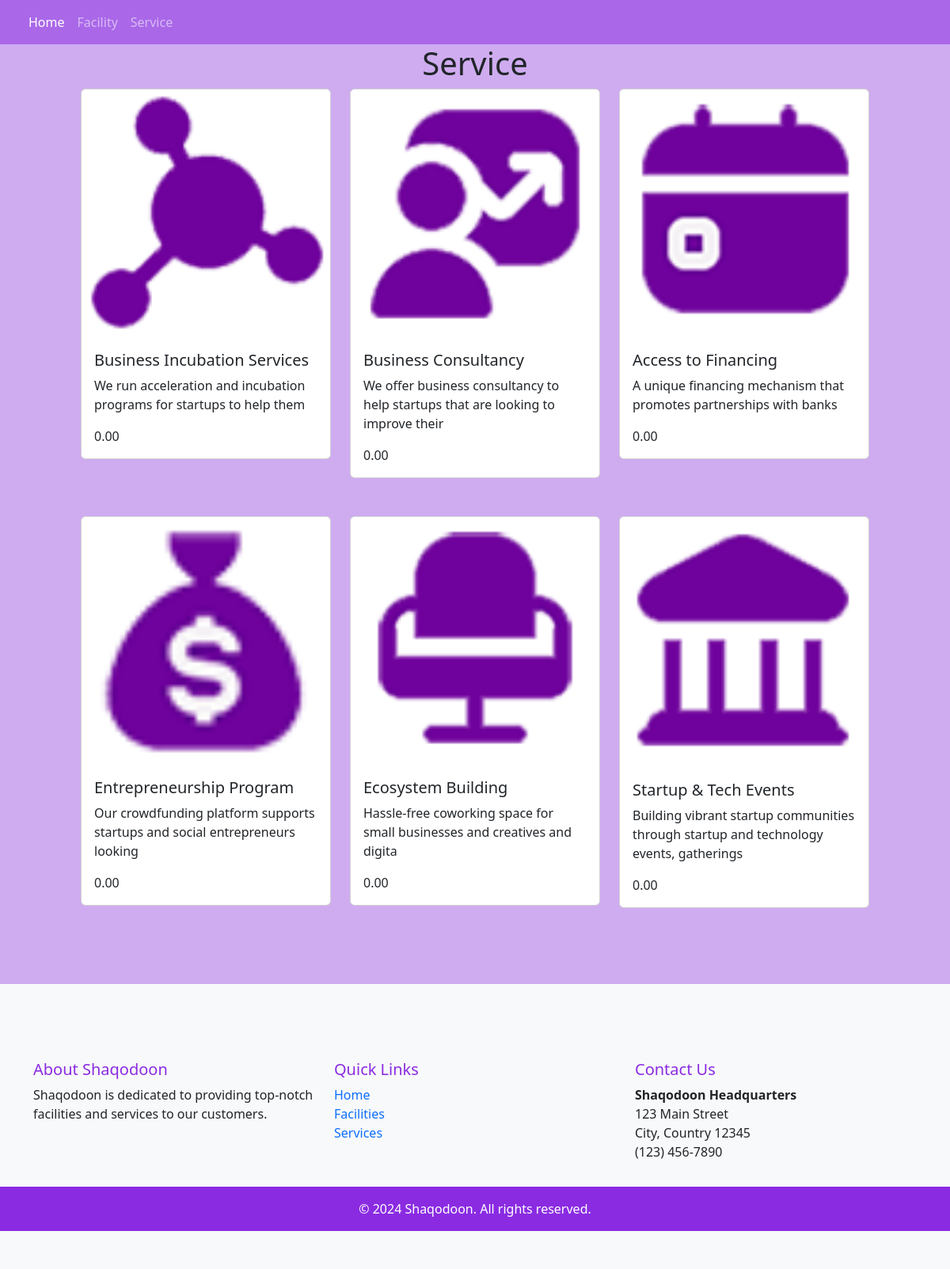
Page /services/ on the committed database.
### menu/models.py (models this page shows, shortened)
class Service(models.Model):
    title = models.CharField(max_length=255)
    description = models.TextField()
    image = models.ImageField(upload_to='service_images/')
    price = models.DecimalField(max_digits=10, decimal_places=2)
    category = models.ForeignKey(Category, on_delete=models.SET_NULL, null=True)

### menu/views.py (the view)
# urls.py: path('services/', service_list, name='service_list'),
def service_list(request):
    categories = Category.objects.all()
    services = Service.objects.all()
    return render(request, 'service.html', {'categories': categories, 'services': services})

### menu/Templates/service.html
{% extends 'base.html' %}
{% block content %}
<div class="container">
<h1 class="text-center text-dark">Service</h1>
<div class="row mb-5 ms-5 me-5" >
    {% for service in services %}
    <div class="col-md-4 mb-5 ">
        <div class="card">
            <img src="{{ service.image.url }}" class="card-img-top" alt="{{ service.title }}">
            <div class="card-body">
                <h5 class="card-title">{{ service.title }}</h5>
                <p class="card-text">{{ service.description }}</p>
                <p class="card-text">{{ service.price }}</p>
            </div>
        </div>
    </div>
    {% endfor %}
</div>
</div>
{% endblock %}

### menu/Templates/base.html (shortened to what this page needs)
{%load static%}
<!DOCTYPE html>
<html lang="en">
<head>
    <link href="https://cdn.jsdelivr.net/npm/bootstrap@5.3.3/dist/css/bootstrap.min.css" rel="stylesheet">
</head>
<body>
       <nav class="navbar navbar-expand-lg navbar-dark bg-custom-purple">
           <div class="container-fluid">
               <div class="collapse navbar-collapse" id="navbarSupportedContent">
                   <ul class="navbar-nav me-auto mb-2 mb-lg-0">
                       <li class="nav-item">
                           <a class="nav-link active" aria-current="page" href="{% url 'index' %}">Home
                           </a>
                       </li>
                       <li class="nav-item">
                           <a class="nav-link" href="{% url 'facility_list' %}">Facility
                           </a>
                       </li>
                       <li class="nav-item">
                           <a class="nav-link" href="{% url 'service_list' %}">Service
                           </a>
                       </li>
               </div>
           </div>
       </nav>
        {% block content %}
        {% endblock %}
    <footer class="footer mt-5">
        <div class="container">
            <div class="row">
                <div class="col-md-4 mb-3">
                    <h5>About Shaqodoon</h5>
                    <p>Shaqodoon is dedicated to providing top-notch facilities and services to our customers.</p>
                </div>
                <div class="col-md-4 mb-3">
                    <h5>Quick Links</h5>
                    <ul class="list-unstyled">
                        <li><a href="#" class="text-decoration-none">Home</a></li>
                        <li><a href="{% url 'facility_list' %}" class="text-decoration-none">Facilities</a></li>
                        <li><a href="{% url 'service_list' %}" class="text-decoration-none">Services</a></li>
                    </ul>
                </div>
                <div class="col-md-4 mb-3">
                    <h5>Contact Us</h5>
                    <address>
                        <strong>Shaqodoon Headquarters</strong><br>
                        123 Main Street<br>
                        City, Country 12345<br>
                         (123) 456-7890
                    </address>
                </div>
            </div>
        </div>
        <div class="footer-bottom text-center">
            <p class="mb-0">&copy; 2024 Shaqodoon. All rights reserved.</p>
        </div>
    </footer>
</body>
</html>

### menu/Templates/base.html (style rules this page uses)
.bg-custom-purple { background-color: hsla(271, 76%, 53%, 0.527); }
.footer { background-color: #f8f9fa; padding: 3rem 0; }
.footer h5 { color: #8a2be2; margin-top: 3rem; }
.footer-bottom { background-color: #8a2be2; color: white; padding: 1rem 0; }
body { background-color: #cfacf0; }

### rows in the picture
Service: image (picture), title "Business Incubation Services", description "We run acceleration and incubation programs for startups to help them", price "0.00"
Service: image (picture), title "Business Consultancy", description "We offer business consultancy to help startups that are looking to improve their", price "0.00"
Service: image (picture), title "Access to Financing", description "A unique financing mechanism that promotes partnerships with banks", price "0.00"
Service: image (picture), title "Entrepreneurship Program", description "Our crowdfunding platform supports startups and social entrepreneurs looking", price "0.00"
Service: image (picture), title "Ecosystem Building", description "Hassle-free coworking space for small businesses and creatives and digita", price "0.00"
Service: image (picture), title "Startup & Tech Events", description "Building vibrant startup communities through startup and technology events, gatherings", price "0.00"
